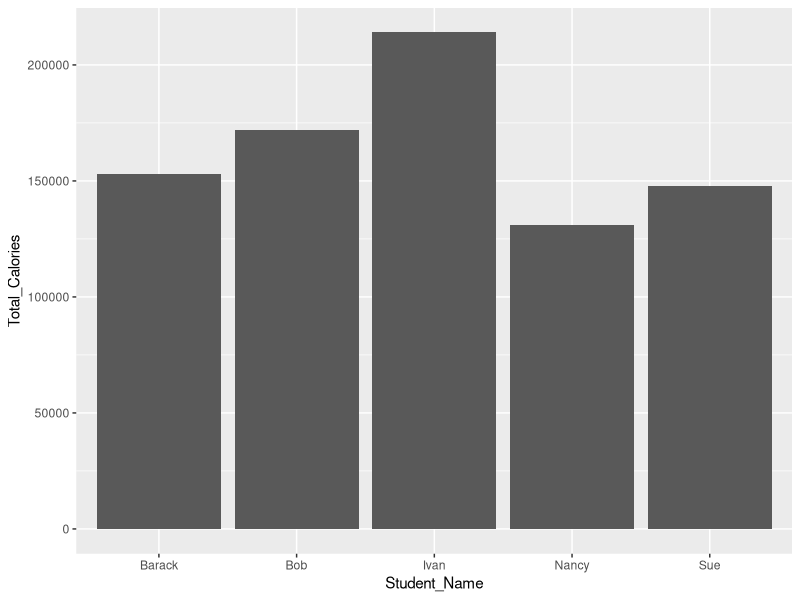
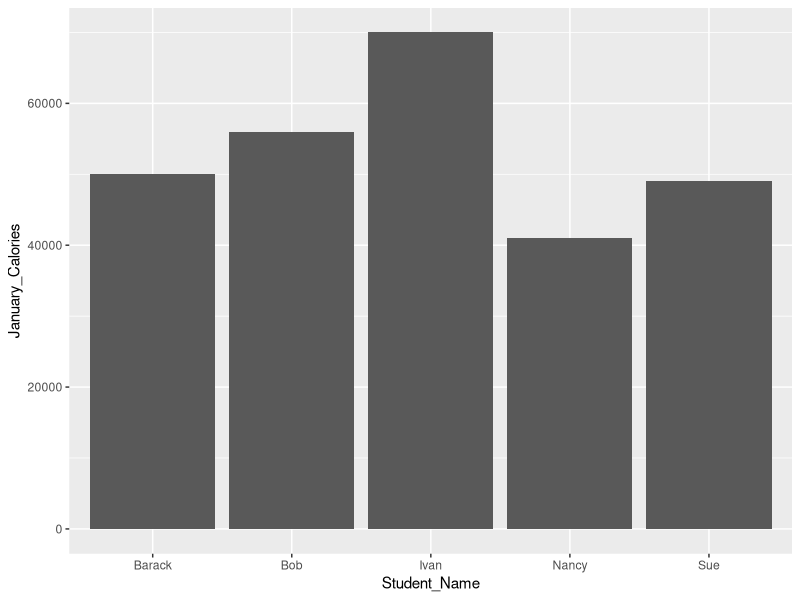
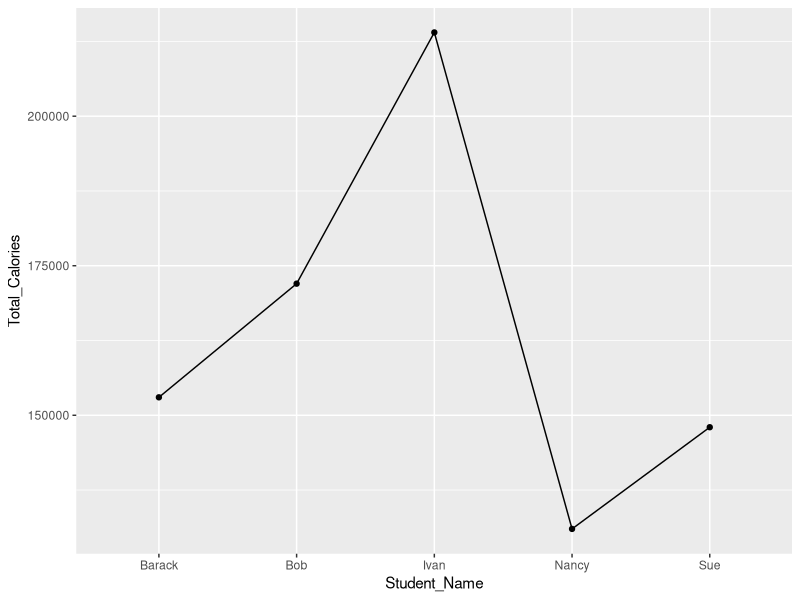
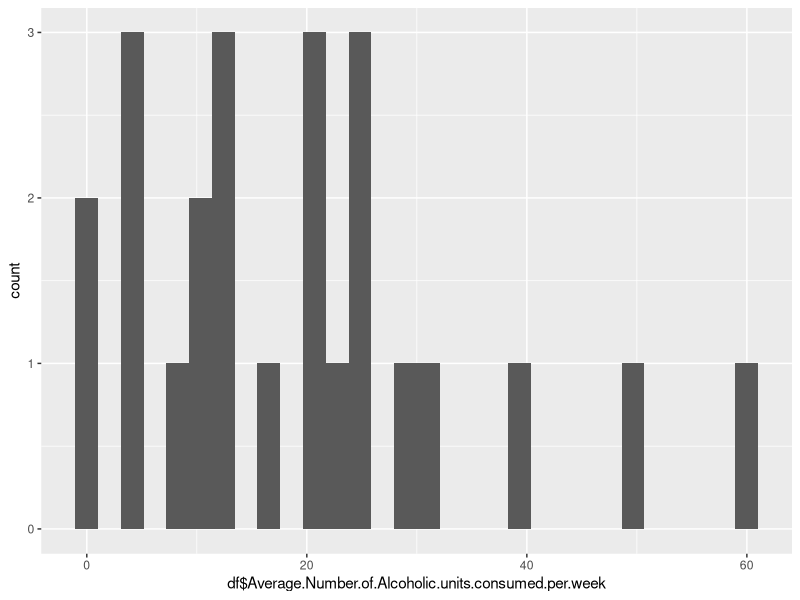

These figures' R source, in order:
# Descriptive Statistics in Base R and ggplot2

install.packages("ggplot2")
library("ggplot2")

data_frame <- data.frame(Student_Name=c("Bob", "Sue", "Barack", "Ivan", "Nancy"),
              January_Calories = c(56000,49000, 50000, 70000, 41000),
              February_Calories =c(61000,51000, 51000, 69000,47000),
              March_Calories=c(55000,48000, 52000,75000,43000),
              Total_Calories=c(172000, 148000,153000,214000,131000))
data_frame

head(data_frame,3)

tail(data_frame,2)

str(data_frame)

summary(data_frame)

median(data_frame$March_Calories)

ggplot(data=data_frame, 
       aes(x=Student_Name, y=Total_Calories)) +
  geom_bar(stat = "identity")

data_frame[1:2] 
data_frame[c(-3,-4)]
data_jan <- data_frame[1:2]
data_jan

ggplot(data=data_jan, aes(x=Student_Name, y=January_Calories)) + geom_bar(stat="identity")


# YOUR TURN

# use the read.csv method to read in the CSV file and store in the variable df. 


df <- read.csv("DATA/Influence of alcohol consumption on anxiety levels.csv", sep=",")

# TASK: Use head method to show top 10 of dataframe


# TASK: use the STR (structure) method to get info on datatypes

# TASK: Use tail method to show last 10 rows of the dataframe


# TASK: Get the number of rows in the data frame 


# TASK: Get some basic descriptive statistics using the summary method 



# TASK: get the median of average number of alcoholic units consumed per week


# TASK: plot a line graph



ggplot(data = data_frame, aes(x=Student_Name, y=Total_Calories, group=1)) +
  geom_line() + geom_point()


# Histrogram Example
ggplot(data = df, aes(x=df$Average.Number.of.Alcoholic.units.consumed.per.week))  +
  geom_histogram()
